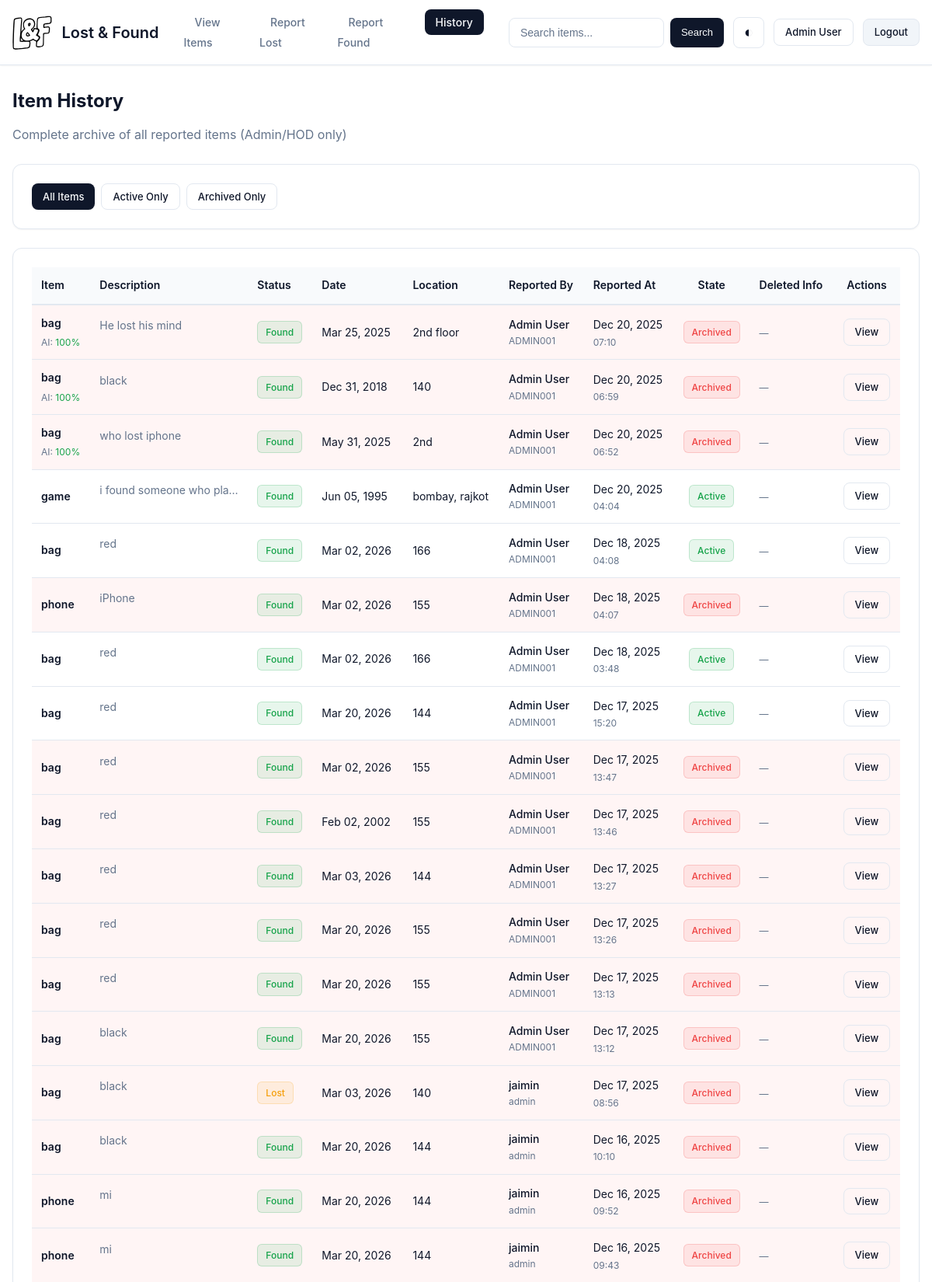
The page /history (signed in, upper part) on the database its author committed.
### app.py (models this page shows, shortened)
class User(db.Model, UserMixin):
    id = db.Column(db.Integer, primary_key=True)
    registration_no = db.Column(db.String(20), unique=True, nullable=False)
    password_hash = db.Column(db.String(128), nullable=False)
    full_name = db.Column(db.String(100), nullable=False)
    email = db.Column(db.String(120), unique=True, nullable=True)
    points = db.Column(db.Integer, default=0, nullable=False)
    level = db.Column(db.String(20), default='Bronze')
    avatar_filename = db.Column(db.String(255), nullable=True)
    role = db.Column(db.String(20), default='student') # 'student', 'admin', 'hod'
    items_reported = db.relationship(
        'Item',
        backref='reporter', # Creates item.reporter to access the User object
        lazy=True,
        foreign_keys=[Item.reported_by_id] # Explicitly tells SQLAlchemy which FK to use
    )
    items_deleted = db.relationship(
        'Item',
        backref='deleter', # Creates item.deleter to access the User object
        lazy=True,
        foreign_keys=[Item.deleted_by_id] # Explicitly tells SQLAlchemy which FK to use
    )
    def is_admin(self):
        return self.role == 'admin'

class Item(db.Model):
    id = db.Column(db.Integer, primary_key=True)
    item_name = db.Column(db.String(100), nullable=False)
    description = db.Column(db.Text, nullable=False)
    status = db.Column(db.String(10), default='Lost', nullable=False) # 'Lost', 'Found', 'Reclaimed'
    reported_at = db.Column(db.DateTime, default=datetime.utcnow) # Timestamp when reported
    lost_found_date = db.Column(db.Date, nullable=False) # Date item was lost or found
    location = db.Column(db.String(200), nullable=False)
    image_filename = db.Column(db.String(255), nullable=True) # Stores filename for found items
    is_active = db.Column(db.Boolean, default=True) # For soft deletion/archiving
    reported_by_id = db.Column(db.Integer, db.ForeignKey('user.id'), nullable=False)
    deleted_by_id = db.Column(db.Integer, db.ForeignKey('user.id'), nullable=True) # Can be null if not deleted
    deleted_at = db.Column(db.DateTime, nullable=True) # Timestamp when deleted/archived
    ocr_extracted_text = db.Column(db.Text, nullable=True) # Text extracted from image via OCR
    verification_score = db.Column(db.Float, nullable=True) # Cross-verification confidence (0.0-1.0)
    verification_details = db.Column(db.Text, nullable=True) # JSON string with detailed verification results
    blockchain_hash = db.Column(db.String(64), nullable=True) # Linked to blockchain record

### app.py (the view)
@app.route("/history", methods=['GET', 'POST'])
@login_required
def item_history():
    if not (current_user.is_admin() or current_user.is_hod()):
        flash('You do not have permission to view item history.', 'danger')
        print(f"DEBUG: User {current_user.registration_no} (Role: {current_user.role}) attempted unauthorized access to history.")
        return redirect(url_for('items'))
    all_items = Item.query.order_by(Item.reported_at.desc()).all()
    print(f"DEBUG: Displaying {len(all_items)} items (including inactive) for {current_user.registration_no}.")
    return render_template('item_history.html', title='Item History', items=all_items)

### app.py (called while the page is built)
@login_manager.user_loader
def load_user(user_id):
    print(f"DEBUG: Flask-Login attempting to load user with ID: {user_id}")
    user = User.query.get(int(user_id))
    if user:
        print(f"DEBUG: User ID {user_id} loaded successfully: {user.full_name} ({user.role})")
    else:
        print(f"DEBUG: User ID {user_id} not found in database.")
    return user

@app.context_processor
def utility_processor():
    def can_delete_item(user):
        if not user:
            return False
        return user.is_admin() or user.is_hod()
    return dict(can_delete_item=can_delete_item)

### templates/item_history.html (shortened to what this page needs)
{% extends "base.html" %}
{% block content %}
<div class="container">
    <div class="mb-6">
        <h1 class="text-2xl font-bold">Item History</h1>
        <p class="text-muted">Complete archive of all reported items (Admin/HOD only)</p>
    </div>
    <div class="card mb-6">
        <div class="card-content">
            <div class="flex gap-2 flex-wrap">
                <a href="{{ url_for('item_history') }}"
                    class="btn btn-sm {% if not request.args.get('status') %}btn-primary{% else %}btn-outline{% endif %}">
                    All Items
                </a>
                <a href="{{ url_for('item_history', status='active') }}"
                    class="btn btn-sm {% if request.args.get('status') == 'active' %}btn-primary{% else %}btn-outline{% endif %}">
                    Active Only
                </a>
                <a href="{{ url_for('item_history', status='archived') }}"
                    class="btn btn-sm {% if request.args.get('status') == 'archived' %}btn-primary{% else %}btn-outline{% endif %}">
                    Archived Only
                </a>
            </div>
        </div>
    </div>
    <div class="card">
        <div class="card-content" style="padding: 0; overflow-x: auto;">
            <table style="width: 100%; border-collapse: collapse;">
                <thead style="background: hsl(var(--muted) / 0.5); border-bottom: 2px solid hsl(var(--border));">
                    <tr>
                        <th style="padding: 0.75rem; text-align: left; font-weight: 600; font-size: 0.875rem;">Item</th>
                        <th style="padding: 0.75rem; text-align: left; font-weight: 600; font-size: 0.875rem;">
                            Description</th>
                        <th style="padding: 0.75rem; text-align: left; font-weight: 600; font-size: 0.875rem;">Status
                        </th>
                        <th style="padding: 0.75rem; text-align: left; font-weight: 600; font-size: 0.875rem;">Date</th>
                        <th style="padding: 0.75rem; text-align: left; font-weight: 600; font-size: 0.875rem;">Location
                        </th>
                        <th style="padding: 0.75rem; text-align: left; font-weight: 600; font-size: 0.875rem;">Reported
                            By</th>
                        <th style="padding: 0.75rem; text-align: left; font-weight: 600; font-size: 0.875rem;">Reported
                            At</th>
                        <th style="padding: 0.75rem; text-align: center; font-weight: 600; font-size: 0.875rem;">State
                        </th>
                        <th style="padding: 0.75rem; text-align: left; font-weight: 600; font-size: 0.875rem;">Deleted
                            Info</th>
                        <th style="padding: 0.75rem; text-align: center; font-weight: 600; font-size: 0.875rem;">Actions
                        </th>
                    </tr>
                </thead>
                <tbody>
                    {% for item in items %}
                    <tr
                        style="border-bottom: 1px solid hsl(var(--border)); {% if not item.is_active %}background: hsl(var(--destructive) / 0.05);{% endif %}">
                        <td style="padding: 0.75rem;">
                            <div class="font-semibold text-sm">{{ item.item_name }}</div>
                            {% if item.verification_score %}
                            <div class="text-xs text-muted mt-1">
                                {% set confidence_pct = (item.verification_score * 100) | int %}
                                AI: <span
                                    class="{% if confidence_pct >= 70 %}text-success{% elif confidence_pct >= 40 %}text-warning{% else %}text-destructive{% endif %}">{{
                                    confidence_pct }}%</span>
                            </div>
                            {% endif %}
                        </td>
                        <td style="padding: 0.75rem; max-width: 200px;">
                            <p class="text-sm text-muted"
                                style="overflow: hidden; text-overflow: ellipsis; white-space: nowrap;">
                                {{ item.description | truncate(60) }}
                            </p>
                        </td>
                        <td style="padding: 0.75rem;">
                            {% if item.status == 'Found' %}
                            <span class="badge badge-success">Found</span>
                            {% else %}
                            <span class="badge badge-warning">Lost</span>
                            {% endif %}
                        </td>
                        <td style="padding: 0.75rem;">
                            <span class="text-sm">{{ item.lost_found_date.strftime('%b %d, %Y') }}</span>
                        </td>
                        <td style="padding: 0.75rem;">
                            <span class="text-sm">{{ item.location | truncate(30) }}</span>
                        </td>
                        <td style="padding: 0.75rem;">
                            <div class="text-sm font-medium">{{ item.reporter.full_name }}</div>
                            <div class="text-xs text-muted">{{ item.reporter.registration_no }}</div>
                        </td>
                        <td style="padding: 0.75rem;">
                            <span class="text-sm">{{ item.reported_at.strftime('%b %d, %Y') }}</span>
                            <div class="text-xs text-muted">{{ item.reported_at.strftime('%H:%M') }}</div>
                        </td>
                        <td style="padding: 0.75rem; text-align: center;">
                            {% if item.is_active %}
                            <span class="badge badge-success">Active</span>
                            {% else %}
                            <span class="badge badge-destructive">Archived</span>
                            {% endif %}
                        </td>
                        <td style="padding: 0.75rem;">
                            {% if not item.is_active and item.deleter %}
                            <div class="text-sm">{{ item.deleter.full_name }}</div>
                            <div class="text-xs text-muted">{{ item.deleted_at.strftime('%b %d, %H:%M') if
                                item.deleted_at else 'N/A' }}</div>
                            {% else %}
                            <span class="text-muted text-xs">—</span>
                            {% endif %}
                        </td>
                        <td style="padding: 0.75rem; text-align: center;">
                            <a href="{{ url_for('item_detail', item_id=item.id) }}" class="btn btn-sm btn-outline"
                                title="View Details">
                                View
                            </a>
                        </td>
                    </tr>
                    {% endfor %}
                </tbody>
            </table>
        </div>
    </div>
</div>
{% endblock content %}

### templates/base.html (shortened to what this page needs)
<!DOCTYPE html>
<html lang="en" data-theme="light">
<head>
    <link rel="stylesheet" href="{{ url_for('static', filename='css/modern.css') }}">
</head>
<body>
    <nav class="navbar">
        <div class="navbar-container">
            <a class="navbar-brand" href="{{ url_for('home') }}">
                <img src="{{ url_for('static', filename='lost_found.svg') }}" alt="Lost & Found" />
                <span>Lost & Found</span>
            </a>
            <div class="navbar-menu" id="navbarMenu">
                <ul class="nav-links">
                    <li><a class="nav-link" href="{{ url_for('items') }}">View Items</a></li>
                    {% if current_user.is_authenticated %}
                    <li><a class="nav-link" href="{{ url_for('report_lost') }}">Report Lost</a></li>
                    <li><a class="nav-link" href="{{ url_for('report_found') }}">Report Found</a></li>
                    {% if current_user.is_admin() or current_user.is_hod() %}
                    <li><a class="nav-link" href="{{ url_for('item_history') }}">History</a></li>
                    {% endif %}
                    {% endif %}
                </ul>
                <div class="navbar-actions">
                    <form class="search-form" method="get" action="{{ url_for('items') }}">
                        <input class="form-input" type="search" placeholder="Search items..." name="q"
                            value="{{ request.args.get('q','') }}">
                        <button class="btn btn-primary btn-sm" type="submit">Search</button>
                    </form>
                    <button class="theme-toggle" id="themeToggle" aria-label="Toggle dark mode"
                        title="Toggle dark mode">
                        <span id="themeIcon">◐</span>
                    </button>
                    {% if current_user.is_authenticated %}
                    <a class="btn btn-outline btn-sm" href="{{ url_for('profile') }}">{{ current_user.full_name
                        }}</a>
                    <a class="btn btn-secondary btn-sm" href="{{ url_for('logout') }}">Logout</a>
                    {% else %}
                    <a class="btn btn-outline btn-sm" href="{{ url_for('login') }}">Login</a>
                    <a class="btn btn-primary btn-sm" href="{{ url_for('register') }}">Register</a>
                    {% endif %}
                </div>
            </div>
        </div>
    </nav>
    <main class="main-content">
        {% block content %}{% endblock %}
    </main>
</body>
</html>

### templates/base.html (style rules this page uses)
html { scroll-behavior: smooth; }
body { min-height: 100vh; display: flex; flex-direction: column; }
.navbar { background: hsl(var(--card)); border-bottom: 1px solid hsl(var(--border)); padding: 1rem 0; box-shadow: var(--shadow-sm); position: sticky; top: 0; z-index: 100; }
.navbar-container { max-width: 1200px; margin: 0 auto; padding: 0 1rem; display: flex; justify-content: space-between; align-items: center; gap: 2rem; }
.navbar-brand { display: flex; align-items: center; gap: 0.75rem; text-decoration: none; color: hsl(var(--foreground)); font-weight: 600; font-size: 1.25rem; }
.navbar-brand img { height: 44px; width: auto; }
.navbar-menu { display: flex; align-items: center; gap: 2rem; flex: 1; }
.nav-links { display: flex; gap: 0.5rem; list-style: none; margin: 0; padding: 0; }
.nav-link { padding: 0.5rem 0.875rem; border-radius: var(--radius); text-decoration: none; color: hsl(var(--muted-foreground)); font-weight: 500; font-size: 0.875rem; transition: var(--transition-fast); }
.nav-link.active { background: hsl(var(--primary)); color: hsl(var(--primary-foreground)); }
.navbar-actions { display: flex; align-items: center; gap: 0.75rem; }
.search-form { display: flex; gap: 0.5rem; }
.search-form input { width: 200px; }
.theme-toggle { width: 40px; height: 40px; border-radius: var(--radius); border: 1px solid hsl(var(--border)); background: hsl(var(--background)); color: hsl(var(--foreground)); cursor: pointer; display: flex; align-items: center; justify-content: center; font-size: 1.25rem; transition: var(--transition-base); }
.main-content { flex: 1; padding: 2rem 0; }

### rows shown on the page
User: full_name "Admin User"
Item: item_name "bag", confidence_pct "100", description "He lost his mind", status "Found", lost_found_date "Mar 25, 2025", location "2nd floor", reporter.full_name "Admin User", reporter.registration_no "ADMIN001", reported_at "Dec 20, 2025", reported_at "07:10", is_active "Archived"
Item: item_name "bag", confidence_pct "100", description "black", status "Found", lost_found_date "Dec 31, 2018", location "140", reporter.full_name "Admin User", reporter.registration_no "ADMIN001", reported_at "Dec 20, 2025", reported_at "06:59", is_active "Archived"
Item: item_name "bag", confidence_pct "100", description "who lost iphone", status "Found", lost_found_date "May 31, 2025", location "2nd", reporter.full_name "Admin User", reporter.registration_no "ADMIN001", reported_at "Dec 20, 2025", reported_at "06:52", is_active "Archived"
Item: item_name "game", description "i found someone who pla…", status "Found", lost_found_date "Jun 05, 1995", location "bombay, rajkot", reporter.full_name "Admin User", reporter.registration_no "ADMIN001", reported_at "Dec 20, 2025", reported_at "04:04", is_active "Active"
Item: item_name "bag", description "red", status "Found", lost_found_date "Mar 02, 2026", location "166", reporter.full_name "Admin User", reporter.registration_no "ADMIN001", reported_at "Dec 18, 2025", reported_at "04:08", is_active "Active"
Item: item_name "phone", description "iPhone", status "Found", lost_found_date "Mar 02, 2026", location "155", reporter.full_name "Admin User", reporter.registration_no "ADMIN001", reported_at "Dec 18, 2025", reported_at "04:07", is_active "Archived"
Item: item_name "bag", description "red", status "Found", lost_found_date "Mar 02, 2026", location "166", reporter.full_name "Admin User", reporter.registration_no "ADMIN001", reported_at "Dec 18, 2025", reported_at "03:48", is_active "Active"
Item: item_name "bag", description "red", status "Found", lost_found_date "Mar 20, 2026", location "144", reporter.full_name "Admin User", reporter.registration_no "ADMIN001", reported_at "Dec 17, 2025", reported_at "15:20", is_active "Active"
Item: item_name "bag", description "red", status "Found", lost_found_date "Mar 02, 2026", location "155", reporter.full_name "Admin User", reporter.registration_no "ADMIN001", reported_at "Dec 17, 2025", reported_at "13:47", is_active "Archived"
Item: item_name "bag", description "red", status "Found", lost_found_date "Feb 02, 2002", location "155", reporter.full_name "Admin User", reporter.registration_no "ADMIN001", reported_at "Dec 17, 2025", reported_at "13:46", is_active "Archived"
Item: item_name "bag", description "red", status "Found", lost_found_date "Mar 03, 2026", location "144", reporter.full_name "Admin User", reporter.registration_no "ADMIN001", reported_at "Dec 17, 2025", reported_at "13:27", is_active "Archived"
Item: item_name "bag", description "red", status "Found", lost_found_date "Mar 20, 2026", location "155", reporter.full_name "Admin User", reporter.registration_no "ADMIN001", reported_at "Dec 17, 2025", reported_at "13:26", is_active "Archived"
Item: item_name "bag", description "red", status "Found", lost_found_date "Mar 20, 2026", location "155", reporter.full_name "Admin User", reporter.registration_no "ADMIN001", reported_at "Dec 17, 2025", reported_at "13:13", is_active "Archived"
Item: item_name "bag", description "black", status "Found", lost_found_date "Mar 20, 2026", location "155", reporter.full_name "Admin User", reporter.registration_no "ADMIN001", reported_at "Dec 17, 2025", reported_at "13:12", is_active "Archived"
Item: item_name "bag", description "black", status "Lost", lost_found_date "Mar 03, 2026", location "140", reporter.full_name "jaimin", reporter.registration_no "admin", reported_at "Dec 17, 2025", reported_at "08:56", is_active "Archived"
Item: item_name "bag", description "black", status "Found", lost_found_date "Mar 20, 2026", location "144", reporter.full_name "jaimin", reporter.registration_no "admin", reported_at "Dec 16, 2025", reported_at "10:10", is_active "Archived"
Item: item_name "phone", description "mi", status "Found", lost_found_date "Mar 20, 2026", location "144", reporter.full_name "jaimin", reporter.registration_no "admin", reported_at "Dec 16, 2025", reported_at "09:52", is_active "Archived"
Item: item_name "phone", description "mi", status "Found", lost_found_date "Mar 20, 2026", location "144", reporter.full_name "jaimin", reporter.registration_no "admin", reported_at "Dec 16, 2025", reported_at "09:43", is_active "Archived"
